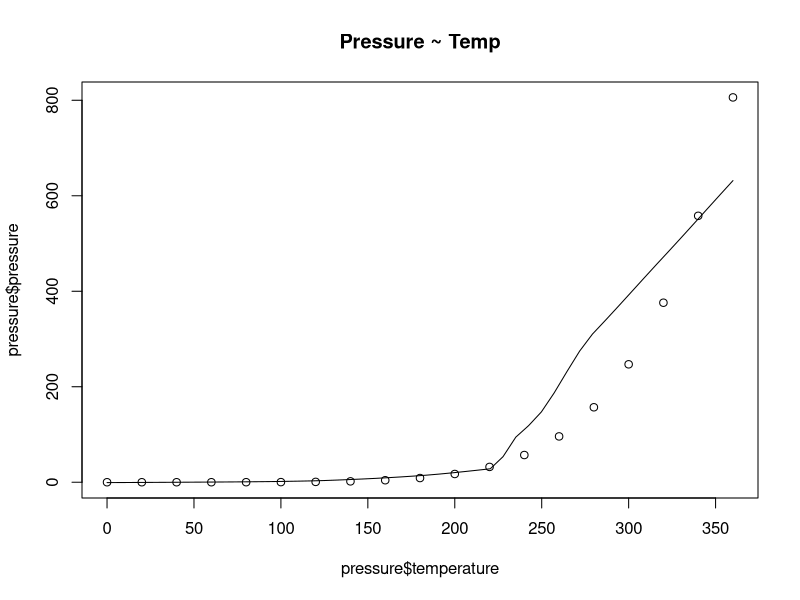
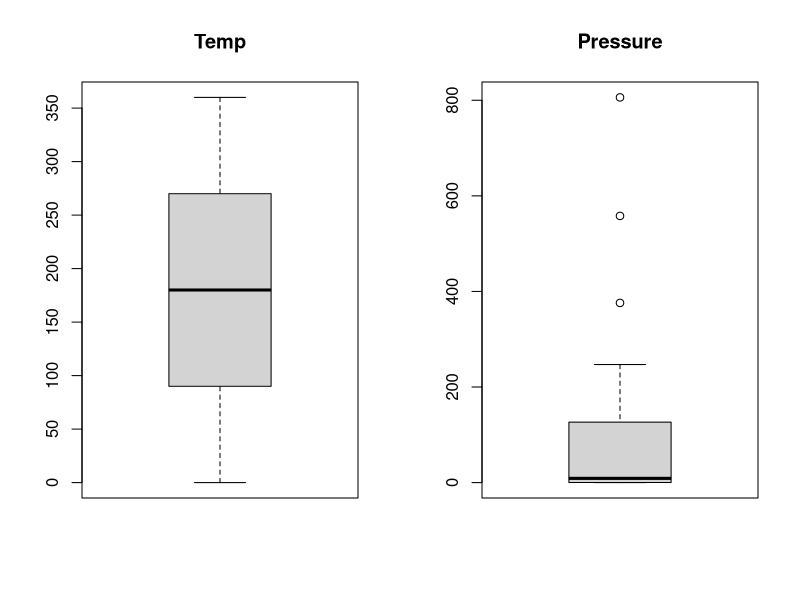
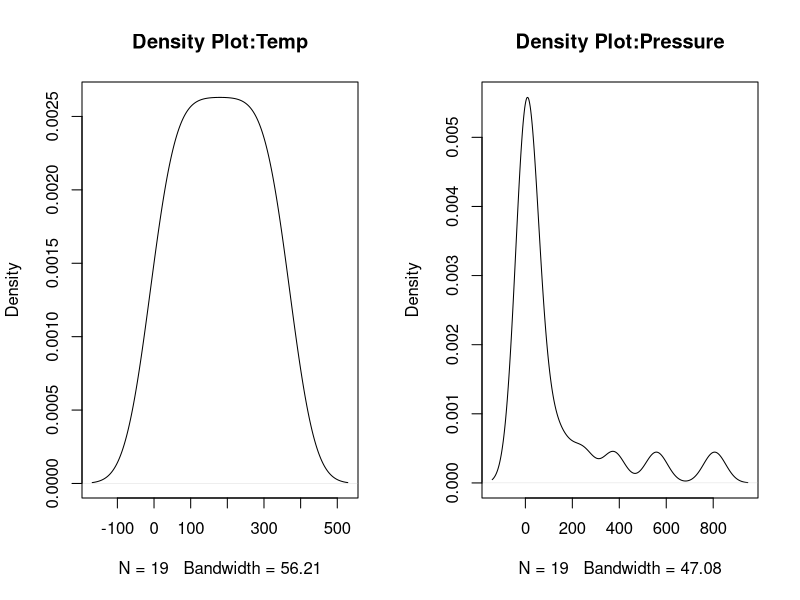
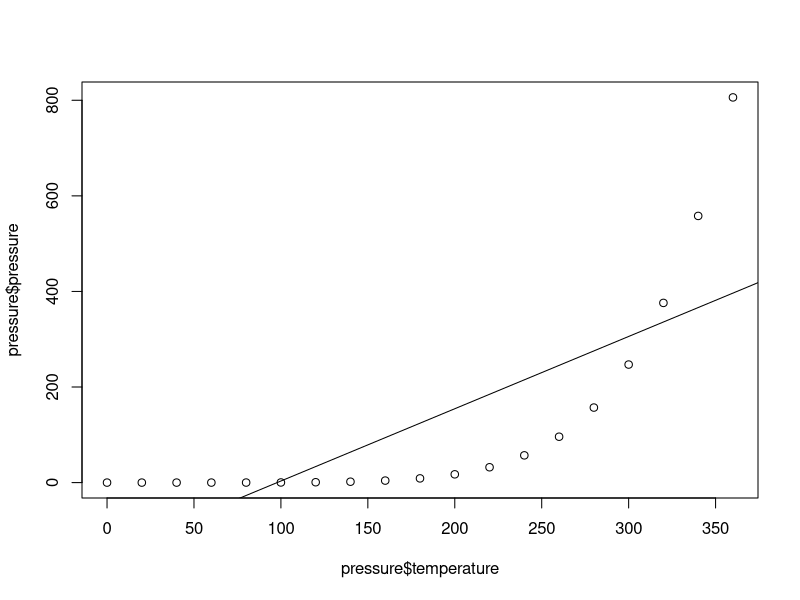
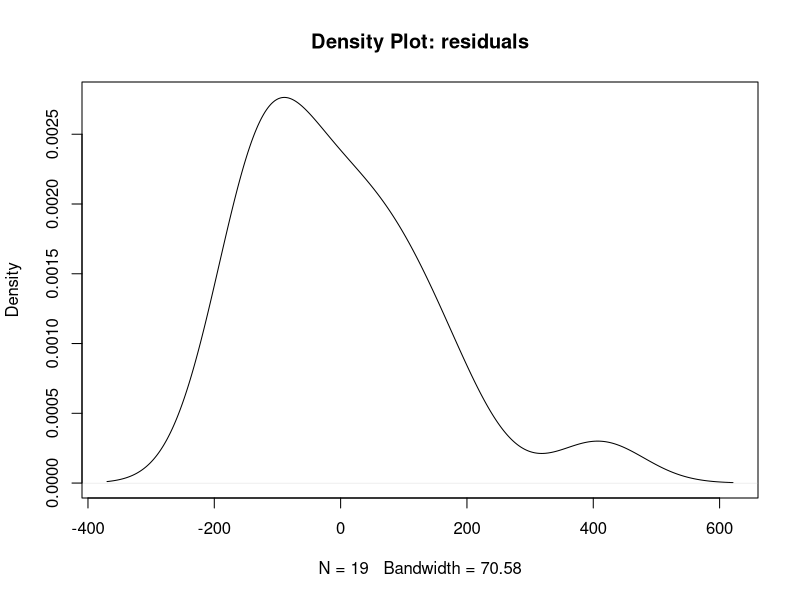
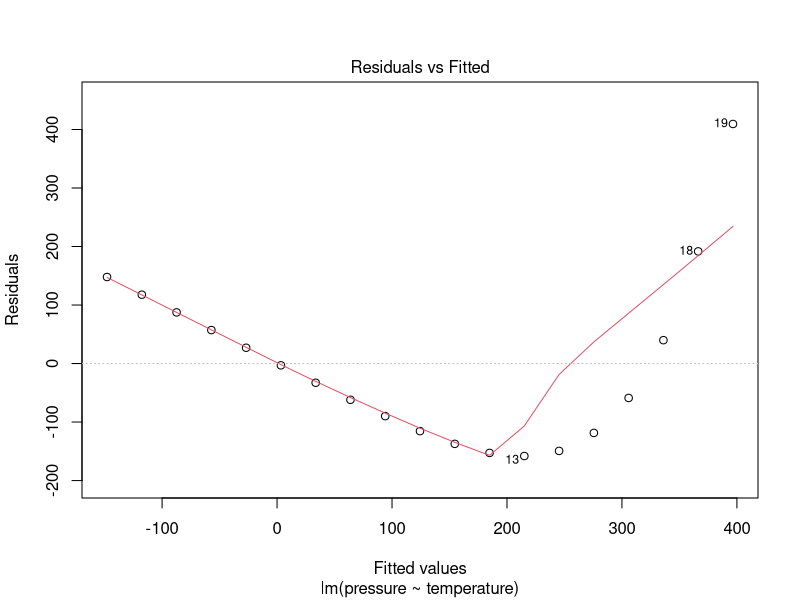
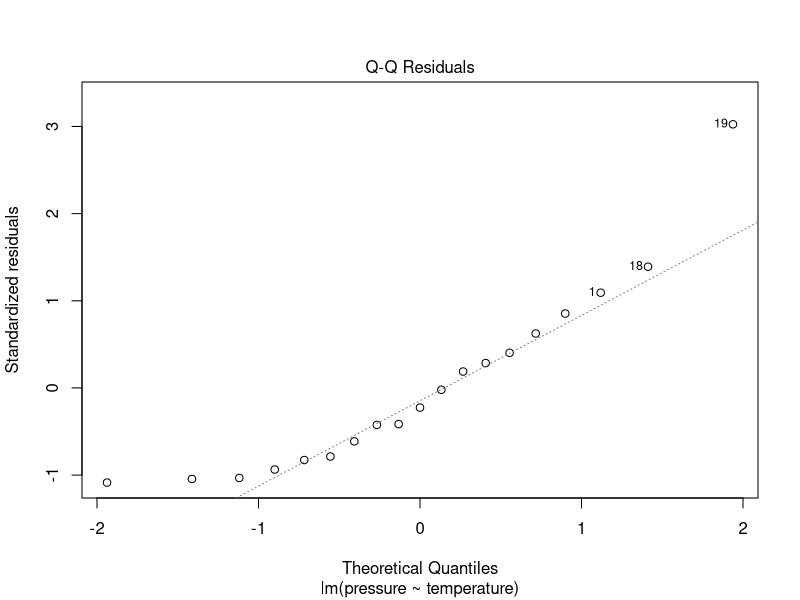
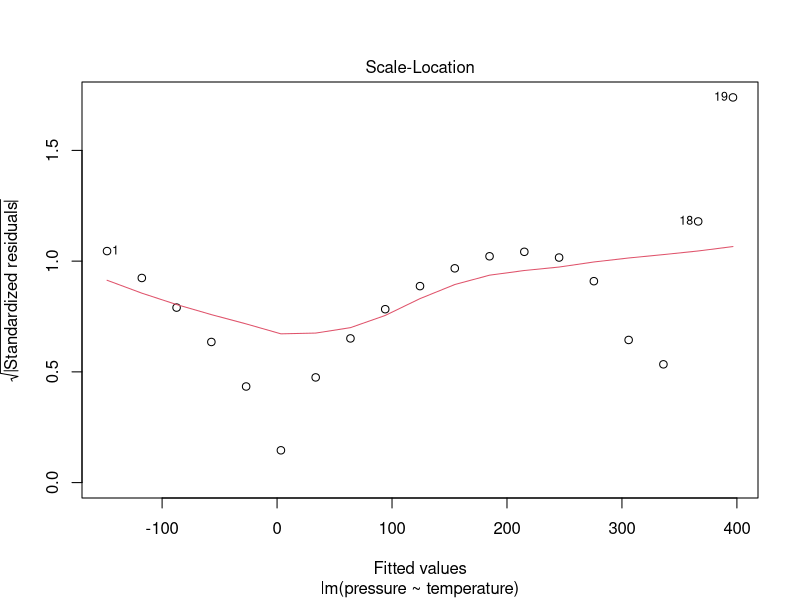

Generate these figures, in order, with R:
#inspecting pre-loaded pressure dataset.
head(pressure)


#Task 1

#a:	Checking the correlation which exists between the variables.
result1 <-cor(pressure$temperature,pressure$pressure)

#b:	Creating a scatterplot of the data which shows both the points and also a smoothed line of the points.
scatter.smooth(x=pressure$temperature, y=pressure$pressure, main="Pressure ~ Temp") # scatter plot

#c:	Creating a side-by-side box-plot of every variable, including the outliers, and then printing observation number of any outliers in console.
par(mfrow=c(1, 2))  # dividing graph area into 2 columns.
boxplot(pressure$temperature, main="Temp") # making box plot for 'Temp'.
boxplot(pressure$pressure, main="Pressure")  # making box plot for 'pressure'.
#printing observation number of any outliers in console.
print('Outliers for temperature are: ')
print(boxplot.stats(pressure$temperature)$out)
#displaying the outliers.
print("Outliers for pressure are: ")
print(boxplot.stats(pressure$pressure)$out)

#d:	Creating a side-by-side graph of the densities of variables.
plot( density(pressure$temperature), main="Density Plot:Temp") #making the density plot for Temperature.
plot(density(pressure$pressure), main="Density Plot:Pressure") #making the density plot for pressure.


#Task 2

#a:	Fitting a simple linear model that predicts the pressure using the temperature. 
pressure.lm <- lm(pressure ~ temperature, data=pressure)  #build linear regression model on full data.
print(pressure.lm)
summary(pressure.lm) #inspect the results.

#b:	Visualizing the resulting regression line on the scatter plot of the data.
par(mfrow=c(1, 1))  #back to 1 plot.
plot(pressure$temperature, pressure$pressure)
abline(pressure.lm)

#c:	Plotting the residual densities.
pressure.res <- resid(pressure.lm) #computing the residuals.

#inspecting the residual density.
plot(density(pressure.res), main="Density Plot: residuals") 

#d:	Using the plot function to generate 4 graphs of the residuals vs. the fitted values, etc. 
plot(pressure.lm) #plotting each individually.
par(mfrow=c(1, 1))  #back to 1 plot.


#Task 3

#a:	Write an equation that describes the linear model you have fitted
#Pressure = -147.899 +  1.512  (temp.).

#b:	Explain why the p-values for the variable temperature and the overall F test are so similar for this model.
#The p-values for the variable temperature and the overall F-test are identical because of the density of variable temperature which
#follows that of bell curve as most correlation tests are designed to produce.

#c:	Comment on what you saw from the previous parts. Is the model appropriate?
# I would say that the model is pretty fair, however an exponential regression model might fit 
#better than the linear omodel which is based on the relationship between the variables.  
#the outliers of the data also seem to have a strong pull over the linear maps of the data.